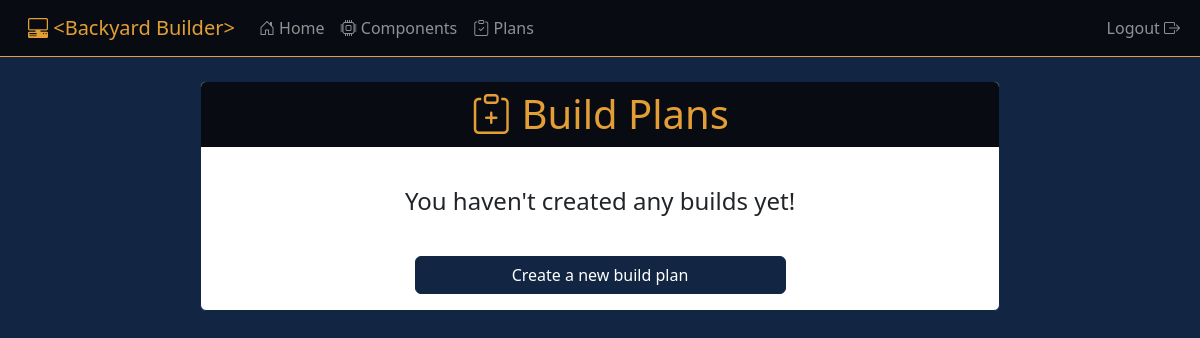
Page /builds/ (signed in) on the earlier database version.
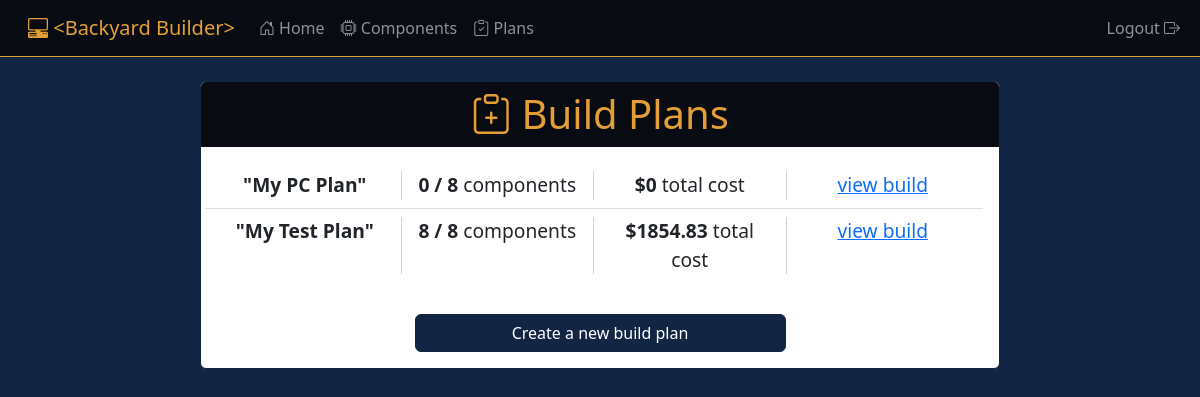
Same page on the later database version.
### builds/models.py (models this page shows, shortened)
class Build(models.Model):
    name = models.CharField(max_length=75, default='My PC Plan')
    user = models.ForeignKey(User, on_delete=models.CASCADE)
    case = models.ForeignKey(Case, on_delete=models.SET_NULL, null=True, default=None)
    cooler = models.ForeignKey(Cooler, on_delete=models.SET_NULL, null=True, default=None)
    cpu = models.ForeignKey(CPU, on_delete=models.SET_NULL, null=True, default=None)
    graphics = models.ForeignKey(Graphics, on_delete=models.SET_NULL, null=True, default=None)
    motherboard = models.ForeignKey(Motherboard, on_delete=models.SET_NULL, null=True, default=None)
    powersupply = models.ForeignKey(PowerSupply, on_delete=models.SET_NULL, null=True, default=None)
    ram = models.ForeignKey(RAM, on_delete=models.SET_NULL, null=True, default=None)
    storage = models.ForeignKey(Storage, on_delete=models.SET_NULL, null=True, default=None)
    def total_price(self):
        total_price = 0
        components = []
        if self.case is not None:
            components.append(self.case)
        if self.cooler is not None:
            components.append(self.cooler)
        if self.cpu is not None:
            components.append(self.cpu)
        if self.graphics is not None:
            components.append(self.graphics)
        if self.motherboard is not None:
            components.append(self.motherboard)
        if self.powersupply is not None:
            components.append(self.powersupply)
        if self.ram is not None:
            components.append(self.ram)
        if self.storage is not None:
            components.append(self.storage)
        for component in components:
            total_price += component.price
        return total_price
    def component_count(self):
        count = 0
        if self.case is not None:
            count += 1
        if self.cooler is not None:
            count += 1
        if self.cpu is not None:
            count += 1
        if self.graphics is not None:
            count += 1
        if self.motherboard is not None:
            count += 1
        if self.powersupply is not None:
            count += 1
        if self.ram is not None:
            count += 1
        if self.storage is not None:
            count += 1
        return count

### components/models.py (models this page shows, shortened)
class Component(models.Model):
    name = models.CharField(max_length=300)
    manufacturer = models.CharField(max_length=100)
    price = models.FloatField()
    image = models.ImageField(default='component_images/default_component.png', upload_to='component_images')
    link = models.URLField()

### builds/views.py (the view)
# urls.py: path('', views.build_list, name='build_list'),
@login_required
def build_list(request):
    context = {}
    user = request.user
    builds = Build.objects.filter(user=user)
    context['builds'] = builds
    return render(request, 'builds/build_list.html', context)

### builds/templates/builds/build_list.html
{% extends 'dashboard/base.html' %}
{% block body %}
    <div class="col-8 offset-2 my-4">
        <div class="card">
            <h1 class="card-header text-center">
                <i class="bi bi-clipboard-plus"></i>
                Build Plans
            </h1>
            <div class="row card-body">
                {% if not builds %}
                    <h4 class="card-title text-center mt-4">You haven't created any builds yet!</h4>
                {% else %}
                    <ul class="list-group list-group-flush">
                        {% for build in builds %}
                            <li class="list-group-item" style="font-size: 1.2em">
                                <div class="row">
                                    <div class="col-3 text-center" style="border-right: 1px solid lightgrey;">
                                        <strong>"{{ build.name }}"</strong>
                                    </div>
                                    <div class="col-3 text-center" style="border-right: 1px solid lightgrey;">
                                        <strong>{{ build.component_count }}&nbsp;/&nbsp;8</strong> components
                                    </div>
                                    <div class="col-3 text-center" style="border-right: 1px solid lightgrey;">
                                        <strong>${{ build.total_price }}</strong> total cost
                                    </div>
                                    <div class="col-3 text-center">
                                        <a href="{% url 'builds:view_build' build.id %}">view build</a>
                                    </div>
                                </div>
                            </li>
                        {% endfor %}
                    </ul>
                {% endif %}
            </div>
            <div class="row card-body">
                <div class="d-grid gap-2 col-6 mx-auto">
                    <a href="{% url 'builds:new_build' %}" class="btn btn-primary btn-block">Create a new build plan</a>
                </div>
            </div>
        </div>
    </div>
{% endblock %}

### dashboard/templates/dashboard/base.html
{% extends 'dashboard/base_header.html' %}
{% block outer_body %}
<nav class="navbar navbar-expand navbar-dark">
    <div class="container-fluid">
        <a class="navbar-brand ps-3" href="{% url 'dashboard:dashboard' %}">
            <i class="bi bi-pc-display-horizontal"></i>
            &#60;Backyard Builder&#62;
        </a>
        <ul class="navbar-nav me-auto">
            <li>
                <a class="nav-item nav-link" href="{% url 'dashboard:dashboard' %}">
                    <i class="bi bi-house-door"></i>
                    Home
                </a>
            </li>
            <li>
                <a class="nav-item nav-link" href="{% url 'components:search' %}">
                    <i class="bi bi-cpu"></i>
                    Components
                </a>
            </li>
            <li>
                <a class="nav-item nav-link" href="{% url 'builds:build_list' %}">
                    <i class="bi bi-clipboard-check"></i>
                    Plans
                </a>
            </li>
        </ul>
        <ul class="nav navbar-nav navbar-right">
            <li class="nav-item">
                {% if request.user.is_authenticated %}
                    <a class="nav-link" href="{% url 'authentication:logout' %}">
                        Logout
                        <i class="bi bi-box-arrow-right"></i>
                    </a>
                {% else %}
                    <a class="nav-link" href="{% url 'authentication:login' %}">
                        Login
                        <i class="bi bi-door-open"></i>
                    </a>
                {% endif %}
            </li>
        </ul>
    </div>
</nav>
{% block body %}
{% endblock %}
{% endblock %}

### dashboard/templates/dashboard/base_header.html (shortened to what this page needs)
<!doctype html>
{% load static %}
<html lang="en">
<head>
    <link href="https://cdn.jsdelivr.net/npm/bootstrap@5.2.1/dist/css/bootstrap.min.css" rel="stylesheet">
    <link rel="stylesheet" href="https://cdn.jsdelivr.net/npm/bootstrap-icons@1.9.1/font/bootstrap-icons.css">
</head>
<body>
{% block outer_body %}
{% endblock %}
</body>
</html>

Differences in the rows shown:
added Build: name "My PC Plan", component_count "0", total_price "0"
added Build: name "My Test Plan", component_count "8", total_price "1854.83"
Other differences:
text no longer shown: "You haven't created any builds yet!"
